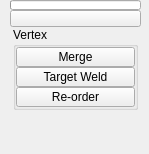
<?xml version="1.0" encoding="UTF-8"?>
<ui version="4.0">
 <class>QtUi</class>
 <widget class="QMainWindow" name="QtUi">
  <property name="enabled">
   <bool>true</bool>
  </property>
  <property name="geometry">
   <rect>
    <x>0</x>
    <y>0</y>
    <width>149</width>
    <height>154</height>
   </rect>
  </property>
  <property name="minimumSize">
   <size>
    <width>0</width>
    <height>0</height>
   </size>
  </property>
  <property name="maximumSize">
   <size>
    <width>999</width>
    <height>999</height>
   </size>
  </property>
  <property name="windowTitle">
   <string>Toolkit</string>
  </property>
  <property name="layoutDirection">
   <enum>Qt::LeftToRight</enum>
  </property>
  <property name="tabShape">
   <enum>QTabWidget::Triangular</enum>
  </property>
  <property name="dockNestingEnabled">
   <bool>true</bool>
  </property>
  <property name="dockOptions">
   <set>QMainWindow::AllowNestedDocks|QMainWindow::AllowTabbedDocks|QMainWindow::AnimatedDocks|QMainWindow::ForceTabbedDocks</set>
  </property>
  <property name="balette" stdset="0">
   <palette>
    <active>
     <colorrole role="ButtonText">
      <brush brushstyle="SolidPattern">
       <color alpha="255">
        <red>255</red>
        <green>255</green>
        <blue>255</blue>
       </color>
      </brush>
     </colorrole>
     <colorrole role="Highlight">
      <brush brushstyle="SolidPattern">
       <color alpha="255">
        <red>168</red>
        <green>152</green>
        <blue>250</blue>
       </color>
      </brush>
     </colorrole>
    </active>
    <inactive>
     <colorrole role="ButtonText">
      <brush brushstyle="SolidPattern">
       <color alpha="255">
        <red>255</red>
        <green>255</green>
        <blue>255</blue>
       </color>
      </brush>
     </colorrole>
     <colorrole role="Highlight">
      <brush brushstyle="SolidPattern">
       <color alpha="255">
        <red>168</red>
        <green>152</green>
        <blue>250</blue>
       </color>
      </brush>
     </colorrole>
    </inactive>
    <disabled>
     <colorrole role="ButtonText">
      <brush brushstyle="SolidPattern">
       <color alpha="255">
        <red>120</red>
        <green>120</green>
        <blue>120</blue>
       </color>
      </brush>
     </colorrole>
     <colorrole role="Highlight">
      <brush brushstyle="SolidPattern">
       <color alpha="255">
        <red>0</red>
        <green>120</green>
        <blue>215</blue>
       </color>
      </brush>
     </colorrole>
    </disabled>
   </palette>
  </property>
  <widget class="QWidget" name="mainWindow">
   <property name="balette" stdset="0">
    <palette>
     <active>
      <colorrole role="Highlight">
       <brush brushstyle="SolidPattern">
        <color alpha="255">
         <red>168</red>
         <green>152</green>
         <blue>250</blue>
        </color>
       </brush>
      </colorrole>
     </active>
     <inactive>
      <colorrole role="Highlight">
       <brush brushstyle="SolidPattern">
        <color alpha="255">
         <red>168</red>
         <green>152</green>
         <blue>250</blue>
        </color>
       </brush>
      </colorrole>
     </inactive>
     <disabled>
      <colorrole role="Highlight">
       <brush brushstyle="SolidPattern">
        <color alpha="255">
         <red>168</red>
         <green>152</green>
         <blue>250</blue>
        </color>
       </brush>
      </colorrole>
     </disabled>
    </palette>
   </property>
   <widget class="QWidget" name="layoutWidget">
    <property name="geometry">
     <rect>
      <x>10</x>
      <y>0</y>
      <width>131</width>
      <height>136</height>
     </rect>
    </property>
    <layout class="QGridLayout" name="gridLayout">
     <property name="spacing">
      <number>0</number>
     </property>
     <item row="0" column="1" colspan="2">
      <widget class="TkProgressBar" name="progressBar">
       <property name="sizePolicy">
        <sizepolicy hsizetype="Ignored" vsizetype="Fixed">
         <horstretch>0</horstretch>
         <verstretch>0</verstretch>
        </sizepolicy>
       </property>
       <property name="minimumSize">
        <size>
         <width>0</width>
         <height>10</height>
        </size>
       </property>
       <property name="maximumSize">
        <size>
         <width>16777215</width>
         <height>10</height>
        </size>
       </property>
       <property name="value">
        <number>0</number>
       </property>
       <property name="textVisible">
        <bool>false</bool>
       </property>
      </widget>
     </item>
     <item row="2" column="1" colspan="2">
      <layout class="QHBoxLayout" name="horizontalLayout">
       <item>
        <layout class="QVBoxLayout" name="verticalLayout">
         <property name="spacing">
          <number>0</number>
         </property>
         <item>
          <widget class="QGroupBox" name="Vertex">
           <property name="minimumSize">
            <size>
             <width>125</width>
             <height>0</height>
            </size>
           </property>
           <property name="maximumSize">
            <size>
             <width>125</width>
             <height>999</height>
            </size>
           </property>
           <property name="title">
            <string>Vertex</string>
           </property>
           <layout class="QGridLayout" name="gridLayout_2">
            <property name="leftMargin">
             <number>0</number>
            </property>
            <property name="topMargin">
             <number>0</number>
            </property>
            <property name="rightMargin">
             <number>0</number>
            </property>
            <property name="bottomMargin">
             <number>0</number>
            </property>
            <property name="spacing">
             <number>0</number>
            </property>
            <item row="2" column="0" colspan="2">
             <widget class="QPushButton" name="b045">
              <property name="enabled">
               <bool>true</bool>
              </property>
              <property name="minimumSize">
               <size>
                <width>0</width>
                <height>20</height>
               </size>
              </property>
              <property name="maximumSize">
               <size>
                <width>999</width>
                <height>20</height>
               </size>
              </property>
              <property name="toolTip">
               <string>Re-order vertex ID's using 3 adjacent vertices selected from the same polygon.</string>
              </property>
              <property name="text">
               <string>Re-order</string>
              </property>
              <property name="iconSize">
               <size>
                <width>18</width>
                <height>18</height>
               </size>
              </property>
              <property name="autoDefault">
               <bool>false</bool>
              </property>
              <property name="default">
               <bool>false</bool>
              </property>
              <property name="flat">
               <bool>false</bool>
              </property>
             </widget>
            </item>
            <item row="1" column="0" colspan="2">
             <widget class="QPushButton" name="b043">
              <property name="enabled">
               <bool>true</bool>
              </property>
              <property name="minimumSize">
               <size>
                <width>0</width>
                <height>20</height>
               </size>
              </property>
              <property name="maximumSize">
               <size>
                <width>999</width>
                <height>20</height>
               </size>
              </property>
              <property name="toolTip">
               <string>Merge two edges or vertices into a single component</string>
              </property>
              <property name="text">
               <string>Target Weld</string>
              </property>
              <property name="iconSize">
               <size>
                <width>18</width>
                <height>18</height>
               </size>
              </property>
              <property name="balette" stdset="0">
               <palette>
                <active>
                 <colorrole role="Button">
                  <brush brushstyle="SolidPattern">
                   <color alpha="255">
                    <red>80</red>
                    <green>80</green>
                    <blue>80</blue>
                   </color>
                  </brush>
                 </colorrole>
                </active>
                <inactive>
                 <colorrole role="Button">
                  <brush brushstyle="SolidPattern">
                   <color alpha="255">
                    <red>80</red>
                    <green>80</green>
                    <blue>80</blue>
                   </color>
                  </brush>
                 </colorrole>
                </inactive>
                <disabled>
                 <colorrole role="Button">
                  <brush brushstyle="SolidPattern">
                   <color alpha="255">
                    <red>80</red>
                    <green>80</green>
                    <blue>80</blue>
                   </color>
                  </brush>
                 </colorrole>
                </disabled>
               </palette>
              </property>
             </widget>
            </item>
            <item row="0" column="0" colspan="2">
             <widget class="TkToolButton" name="tb000">
              <property name="enabled">
               <bool>true</bool>
              </property>
              <property name="minimumSize">
               <size>
                <width>0</width>
                <height>20</height>
               </size>
              </property>
              <property name="maximumSize">
               <size>
                <width>999</width>
                <height>20</height>
               </size>
              </property>
              <property name="toolTip">
               <string>Merge selected components.  (default: to center)</string>
              </property>
              <property name="text">
               <string>Merge</string>
              </property>
              <property name="iconSize">
               <size>
                <width>18</width>
                <height>18</height>
               </size>
              </property>
             </widget>
            </item>
           </layout>
          </widget>
         </item>
         <item>
          <spacer name="verticalSpacer">
           <property name="orientation">
            <enum>Qt::Vertical</enum>
           </property>
           <property name="sizeHint" stdset="0">
            <size>
             <width>20</width>
             <height>40</height>
            </size>
           </property>
          </spacer>
         </item>
        </layout>
       </item>
      </layout>
     </item>
     <item row="1" column="1" colspan="2">
      <widget class="TkPushButton_Draggable" name="pin">
       <property name="minimumSize">
        <size>
         <width>19</width>
         <height>17</height>
        </size>
       </property>
       <property name="maximumSize">
        <size>
         <width>999</width>
         <height>17</height>
        </size>
       </property>
       <property name="text">
        <string/>
       </property>
       <property name="checkable">
        <bool>true</bool>
       </property>
      </widget>
     </item>
    </layout>
   </widget>
  </widget>
 </widget>
 <customwidgets>
  <customwidget>
   <class>TkToolButton</class>
   <extends>QToolButton</extends>
   <header>widgets.tktoolbutton.h</header>
  </customwidget>
  <customwidget>
   <class>TkPushButton_Draggable</class>
   <extends>QPushButton</extends>
   <header>widgets.tkpushbuttondraggable.h</header>
  </customwidget>
  <customwidget>
   <class>TkProgressBar</class>
   <extends>QProgressBar</extends>
   <header>widgets.tkprogressbar.h</header>
  </customwidget>
 </customwidgets>
 <resources/>
 <connections/>
 <designerdata>
  <property name="gridDeltaX">
   <number>5</number>
  </property>
  <property name="gridDeltaY">
   <number>5</number>
  </property>
  <property name="gridSnapX">
   <bool>true</bool>
  </property>
  <property name="gridSnapY">
   <bool>true</bool>
  </property>
  <property name="gridVisible">
   <bool>true</bool>
  </property>
 </designerdata>
</ui>
